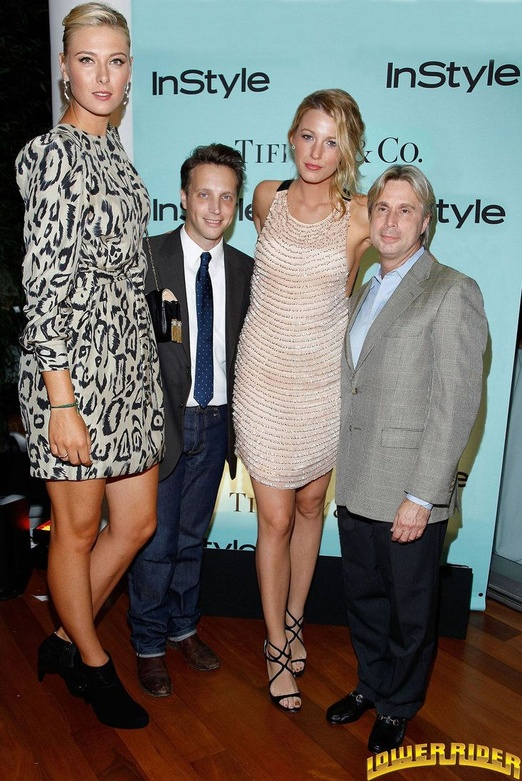
#> input picture image_dataset/maria_sharapova/002831aab808e5488d75de92ec4fb939.jpg, 522 x 781 px, shrunk from 731 x 1094 before the run, given in place of E FWG VBS VXDF BSD V WSRGW.jpeg, which was not available
$ jupyter execute --allow-errors image_try_1.ipynb   (shell and % lines are left out)
#> lines starting #> are read from the running program, lines starting #| are printed output that depends on the picture; pictures that were not available may be replaced by others from this repository, and a replacement may not be noted
[cell 1]
import numpy as np
import cv2
import matplotlib
from matplotlib import pyplot as plt

[cell 2]
img = cv2.imread('D:\@Masrafe\Coding\Git Hub code\ml project\IMAGE_PROJECT\image_dataset\neuer\E FWG VBS VXDF BSD V WSRGW.jpeg')
#> img is the input picture: shape (781, 522, 3); mean B, G, R 101.8, 107.9, 112.3
img.shape
#> Out = (781, 522, 3)

[cell 3]
plt.imshow(img)

[cell 4]
gray = cv2.cvtColor(img, cv2.COLOR_BGR2GRAY)
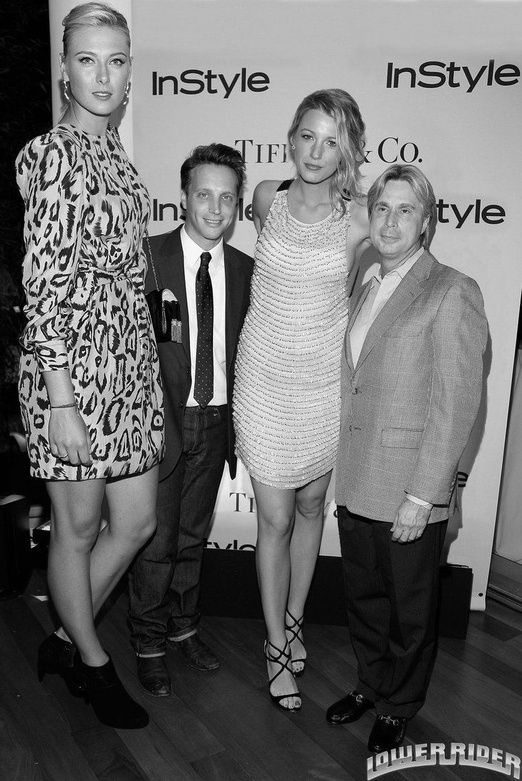
#> gray: shape (781, 522); min 0, max 255, mean 108.6
gray.shape
#> Out = (781, 522)

[cell 5]
plt.imshow(gray, cmap='gray')

[cell 6]
face_cascade = cv2.CascadeClassifier('./opencv/haarcascades/haarcascade_frontalface_default.xml')
eye_cascade = cv2.CascadeClassifier('./opencv/haarcascades/haarcascade_eye.xml')

faces = face_cascade.detectMultiScale(gray, 1.3, 5)
#> faces = [[63, 33, 75, 75], [290, 117, 60, 60], [186, 173, 60, 60], [363, 189, 61, 61]]
faces
#> Out has the same summary as faces

[cell 7]
(x,y,w,h) = faces[0]
#> x = 63; y = 33; w = 75; h = 75
x,y,w,h
#> Out = (63, 33, 75, 75)

[cell 8]
face_img = cv2.rectangle(img,(x,y),(x+w,y+h),(255,0,0),2)
plt.imshow(face_img)

[cell 9]
faces = face_cascade.detectMultiScale(gray, scaleFactor=1.1, minNeighbors=5, minSize=(30, 30))
#> faces = [[185, 173, 60, 60], [361, 186, 65, 65], [64, 33, 75, 75], [287, 116, 64, 64]]
for (x, y, w, h) in faces:
        face_img=cv2.rectangle(img, (x, y), (x+w, y+h), (255, 0, 0), 2)
        roi_gray = gray[y:y+h, x:x+w]
        roi_color = face_img[y:y+h, x:x+w]
        eyes = eye_cascade.detectMultiScale(roi_gray)
        for (ex, ey, ew, eh) in eyes:
            cv2.rectangle(roi_color, (ex, ey), (ex+ew, ey+eh), (0, 255, 0), 2)
#> this loop made 4 passes
#> (x, y, w, h, eyes) on passes 1, 3, 4: (185, 173, 60, 60, [[8, 11, 23, 23]]), (64, 33, 75, 75, [[10, 16, 24, 24], [41, 17, 24, 24]]), (287, 116, 64, 64, [[31, 16, 24, 24]])
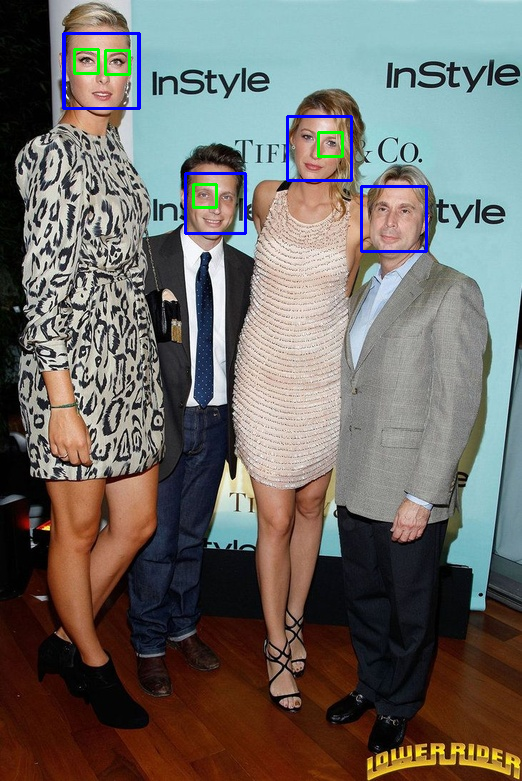
#> img: shape (781, 522, 3); mean B, G, R 102.4, 107.1, 110.6
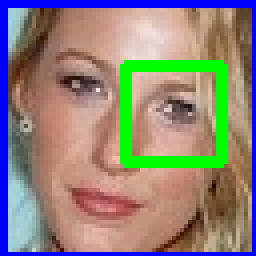
#> roi_color: shape (64, 64, 3) (shown 4 times larger); mean B, G, R 122.1, 131.4, 142.5
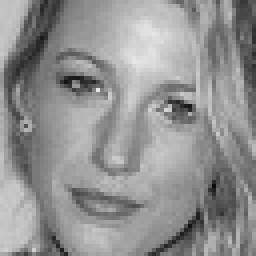
#> roi_gray: shape (64, 64) (shown 4 times larger); min 12, max 233, mean 145.6
plt.figure()
plt.imshow(face_img, cmap='gray')
plt.show()

[cell 10]
plt.imshow(roi_color, cmap='gray')

[cell 11]
def get_cropped_image_if_2_eyes(image_path):
    img = cv2.imread(image_path)
    gray = cv2.cvtColor(img, cv2.COLOR_BGR2GRAY)
    faces = face_cascade.detectMultiScale(gray, 1.3, 5)
    for (x,y,w,h) in faces:
        roi_gray = gray[y:y+h, x:x+w]
        roi_color = img[y:y+h, x:x+w]
        eyes = eye_cascade.detectMultiScale(roi_gray)
        if len(eyes) >= 2:
            return roi_color

[cell 12]
original_image = cv2.imread('D:\@Masrafe\Coding\Git Hub code\ml project\IMAGE_PROJECT\image_dataset\9e30af3e8d.jpg')
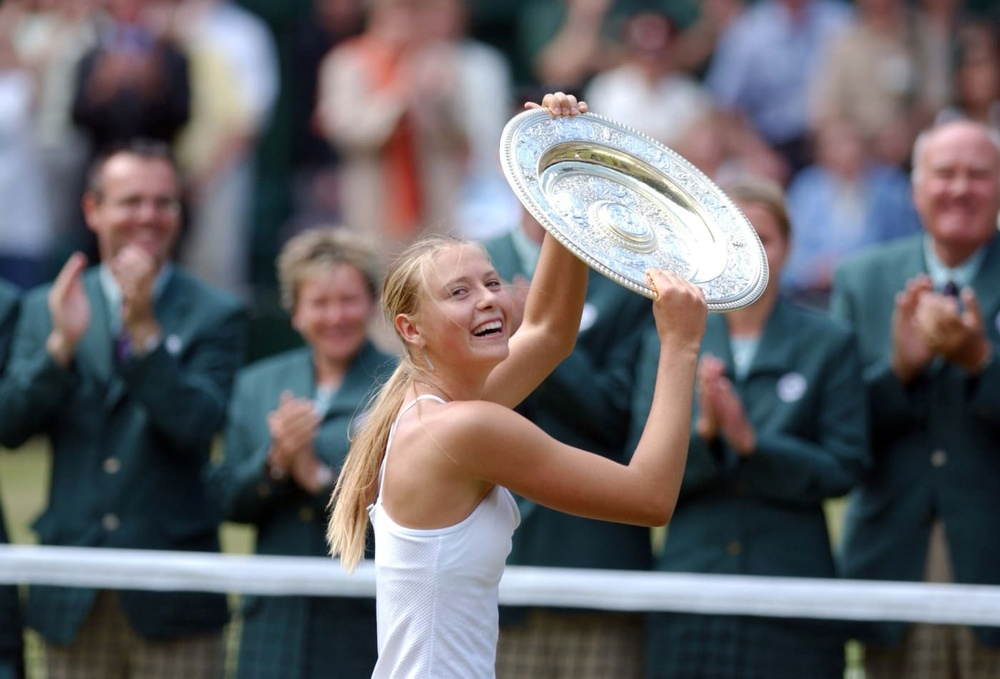
#> input picture image_dataset/maria_sharapova/104680979-GettyImages-466647961.jpg, 1000 x 679 px, shrunk from 1400 x 950 before the run, given in place of 9e30af3e8d.jpg, which was not available
#> original_image is the input picture: shape (679, 1000, 3); mean B, G, R 105.2, 101.5, 103.6
plt.imshow(original_image)

[cell 13]
cropped_image = get_cropped_image_if_2_eyes('D:\@Masrafe\Coding\Git Hub code\ml project\IMAGE_PROJECT\image_dataset\9e30af3e8d.jpg')
#> in get_cropped_image_if_2_eyes, `gray = cv2.cvtColor(img, cv2.COLOR_BGR2GRAY)`:
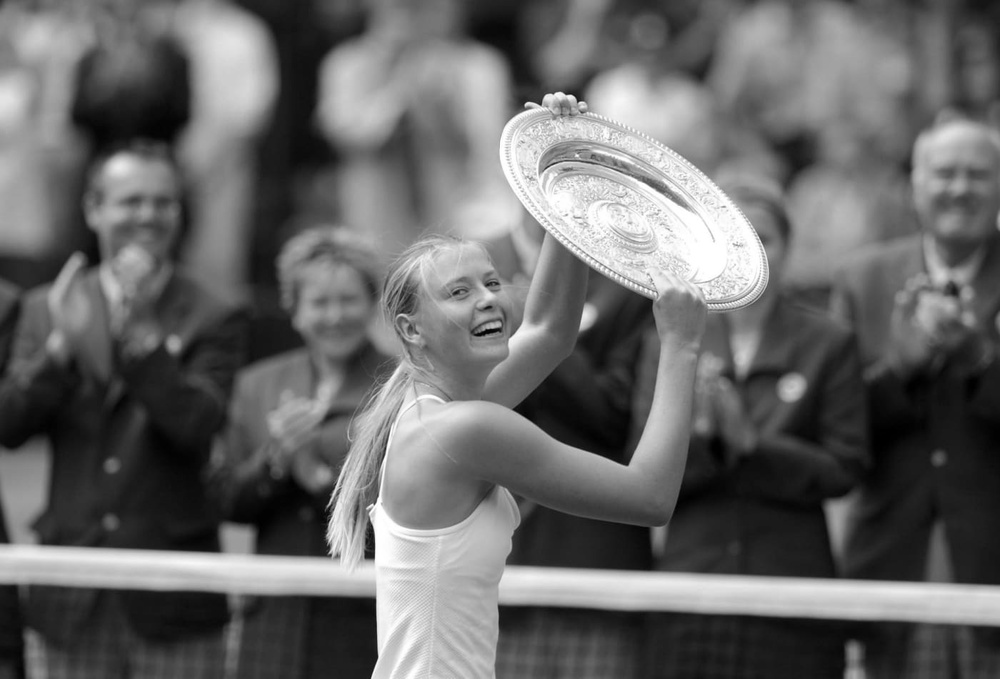
#> gray: shape (679, 1000); min 0, max 255, mean 102.6
#> in get_cropped_image_if_2_eyes, `faces = face_cascade.detectMultiScale(gray, 1.3, 5)`: faces = [[294, 269, 83, 83]]
#> the loop in get_cropped_image_if_2_eyes, `for (x,y,w,h) in faces:` made 1 pass
#> (x, y, w, h, eyes) on pass 1: (294, 269, 83, 83, [[43, 18, 24, 24]])
#> pass 1, in get_cropped_image_if_2_eyes, `roi_gray = gray[y:y+h, x:x+w]`:
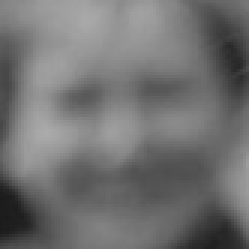
#> roi_gray: shape (83, 83) (shown 3 times larger); min 27, max 171, mean 113.1
#> pass 1, in get_cropped_image_if_2_eyes, `roi_color = img[y:y+h, x:x+w]`:
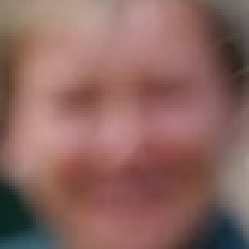
#> roi_color: shape (83, 83, 3) (shown 3 times larger); mean B, G, R 96.2, 102.4, 140.3
#> (the rest of this cell did not finish here and is left out)

[cell 14]
org_image_obstructed = cv2.imread('D:\@Masrafe\Coding\Git Hub code\ml project\IMAGE_PROJECT\image_dataset\MariaS-W1200.jpg.gallery.jpg')
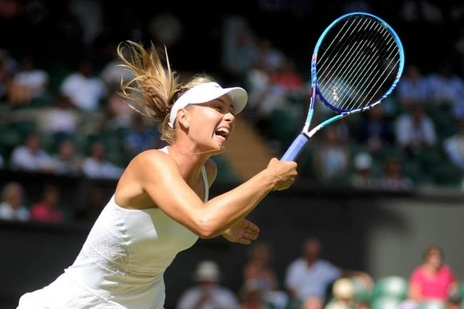
#> input picture image_dataset/maria_sharapova/MariaS-W1200.jpg.gallery.jpg, 464 x 309 px, shrunk from 650 x 432 before the run, found by its file name
#> org_image_obstructed is the input picture: shape (309, 464, 3); mean B, G, R 66.1, 70.1, 75.7
plt.imshow(org_image_obstructed)

[cell 15]
cropped_image_no_2_eyes = get_cropped_image_if_2_eyes('D:\@Masrafe\Coding\Git Hub code\ml project\IMAGE_PROJECT\image_dataset\MariaS-W1200.jpg.gallery.jpg')
#> in get_cropped_image_if_2_eyes (call 2), `gray = cv2.cvtColor(img, cv2.COLOR_BGR2GRAY)`:
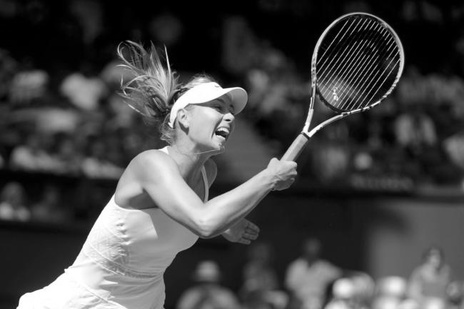
#> gray: shape (309, 464); min 0, max 255, mean 71.3
#> in get_cropped_image_if_2_eyes (call 2), `faces = face_cascade.detectMultiScale(gray, 1.3, 5)`: faces = ()
